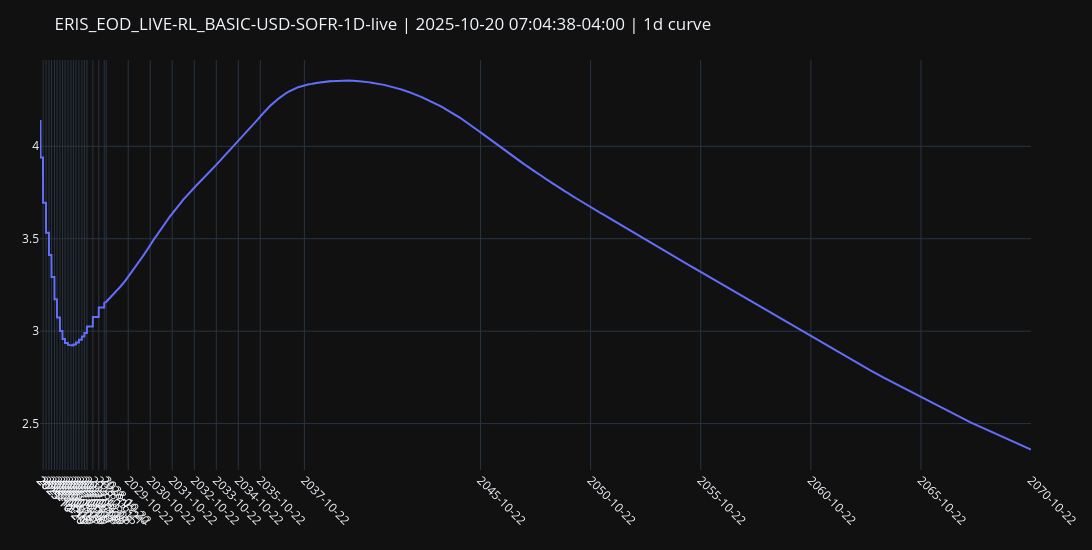

Write notebook code for a chart like this one.
### Markdown cell above
# O/N fwd curve

### Code cell
x_data_num, y_data_rate = curve_handle.handle()._plot_rates("1d", left=rl.NoInput(0), right=rl.NoInput(0))
plot_data_dict = dict(zip(x_data_num, [y.real for y in y_data_rate]))

calendar = ql.UnitedStates(ql.UnitedStates.FederalReserve)
filtered_plot_data = {dt: rate for dt, rate in plot_data_dict.items() if calendar.isBusinessDay(ql.Date(dt.day, dt.month, dt.year))}

x_business_days = list(filtered_plot_data.keys())
y_business_rates = list(filtered_plot_data.values())
curve_nodes = curve_handle.handle().nodes._nodes.keys()

# fig, ax = plt.subplots()
# ax.plot(x_business_days, y_business_rates)
# ax.xaxis.set_major_formatter(mdates.DateFormatter("%Y-%m-%d"))
# plt.xticks(rotation=45, ha="right")  # Rotate ticks for better readability
# ax.grid(True, linestyle="--", alpha=0.6)

# ticks = [t.tz_localize(None) if getattr(t, "tzinfo", None) else t for t in curve_nodes]
# ax.set_xticks(mdates.date2num(ticks))
# ax.xaxis.set_major_formatter(mdates.DateFormatter("%Y-%m-%d"))
# plt.title(f"{curve_handle.meta()["id"]} | {curve_handle.meta()["timestamp"]} | 1d")
# plt.xticks(rotation=45)
# plt.tight_layout()
# plt.show()


fig = go.Figure()
fig.add_trace(go.Scatter(x=x_business_days, y=y_business_rates, mode="lines", name="1D"))

tick_vals = [pd.Timestamp(t).tz_localize(None) for t in curve_nodes]
tick_text = [pd.Timestamp(t).strftime("%Y-%m-%d") for t in tick_vals]

fig.update_layout(
    title=f"{curve_handle.meta()["id"]} | {curve_handle.meta()["timestamp"]} | 1d curve",
    template="plotly_dark",
    margin=dict(l=40, r=20, t=60, b=80),
    xaxis=dict(tickmode="array", tickvals=tick_vals, ticktext=tick_text, tickangle=45, showgrid=True),
    height=550,
    width=1200,
    yaxis=dict(showgrid=True),
)
fig.update_xaxes(
    showspikes=True,
    spikecolor="white",
    spikesnap="cursor",
    spikemode="across",
    showgrid=True,
)
fig.update_yaxes(
    showspikes=True,
    spikecolor="white",
    spikesnap="cursor",
    spikethickness=0.5,
    showgrid=True,
)

fig.show()

### Figure 1 — Plotly figure (JSON) as saved in the notebook; plotly's stock layout.template omitted (floating-point values rounded to 4 significant figures; data arrays with more than 128 entries replaced by an {"elided": "..."} marker saying what was removed)
{"data": [{"mode": "lines", "name": "1D", "type": "scatter", "x": {"elided": "11280 str values"}, "y": {"elided": "11280 float values"}}], "layout": {"height": 550, "margin": {"b": 80, "l": 40, "r": 20, "t": 60}, "title": {"text": "ERIS_EOD_LIVE-RL_BASIC-USD-SOFR-1D-live | 2025-10-20 07:04:38-04:00 | 1d curve"}, "width": 1200, "xaxis": {"showgrid": true, "showspikes": true, "spikecolor": "white", "spikemode": "across", "spikesnap": "cursor", "tickangle": 45, "tickmode": "array", "ticktext": ["2025-10-20", "2025-10-29", "2025-12-10", "2026-01-28", "2026-03-18", "2026-04-29", "2026-06-17", "2026-07-29", "2026-09-16", "2026-10-28", "2026-12-09", "2027-01-27", "2027-03-17", "2027-04-28", "2027-06-09", "2027-07-28", "2027-09-15", "2027-10-27", "2027-12-08", "2028-03-15", "2028-06-21", "2028-09-20", "2028-10-22", "2029-10-22", "2030-10-22", "2031-10-22", "2032-10-22", "2033-10-22", "2034-10-22", "2035-10-22", "2037-10-22", "2045-10-22", "2050-10-22", "2055-10-22", "2060-10-22", "2065-10-22", "2070-10-22"], "tickvals": ["2025-10-20T00:00:00", "2025-10-29T00:00:00", "2025-12-10T00:00:00", "2026-01-28T00:00:00", "2026-03-18T00:00:00", "2026-04-29T00:00:00", "2026-06-17T00:00:00", "2026-07-29T00:00:00", "2026-09-16T00:00:00", "2026-10-28T00:00:00", "2026-12-09T00:00:00", "2027-01-27T00:00:00", "2027-03-17T00:00:00", "2027-04-28T00:00:00", "2027-06-09T00:00:00", "2027-07-28T00:00:00", "2027-09-15T00:00:00", "2027-10-27T00:00:00", "2027-12-08T00:00:00", "2028-03-15T00:00:00", "2028-06-21T00:00:00", "2028-09-20T00:00:00", "2028-10-22T00:00:00", "2029-10-22T00:00:00", "2030-10-22T00:00:00", "2031-10-22T00:00:00", "2032-10-22T00:00:00", "2033-10-22T00:00:00", "2034-10-22T00:00:00", "2035-10-22T00:00:00", "2037-10-22T00:00:00", "2045-10-22T00:00:00", "2050-10-22T00:00:00", "2055-10-22T00:00:00", "2060-10-22T00:00:00", "2065-10-22T00:00:00", "2070-10-22T00:00:00"]}, "yaxis": {"showgrid": true, "showspikes": true, "spikecolor": "white", "spikesnap": "cursor", "spikethickness": 0.5}}}
